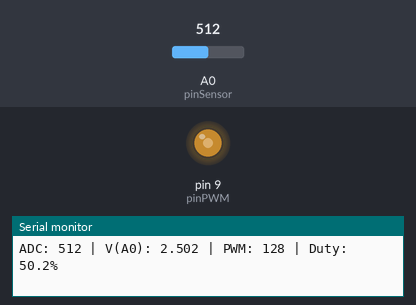
The sketch below on a simulated Arduino Uno, built with avr-gcc and run on an emulated ATmega328P. Shown: output pins drawn as LEDs (lit = HIGH), the last lines printed to the serial monitor. The inputs (shaded band) are chosen by the test bench; at power-on: A0 (pinSensor) = 512.

Above: at 1.3 s.
1.4 s: A0 (pinSensor) set to 306
At 2.7 s:
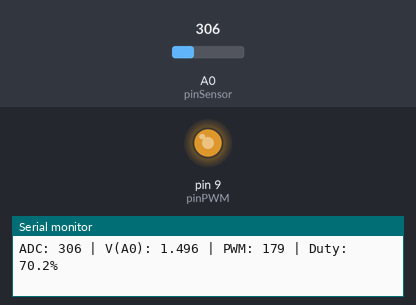
3.0 s: A0 (pinSensor) set to 122
At 4.0 s:
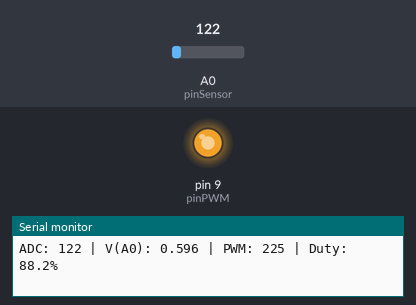
4.5 s: A0 (pinSensor) set to 900
At 5.4 s:
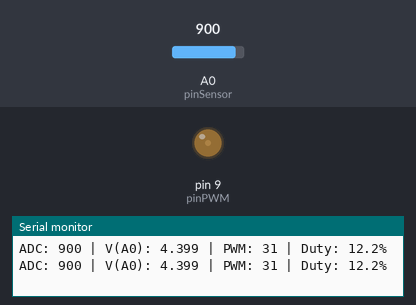
6.0 s: A0 (pinSensor) set to 1023
At 6.6 s:
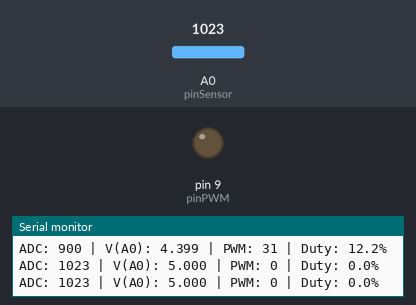
7.5 s: A0 (pinSensor) set to 511
At 8.0 s:
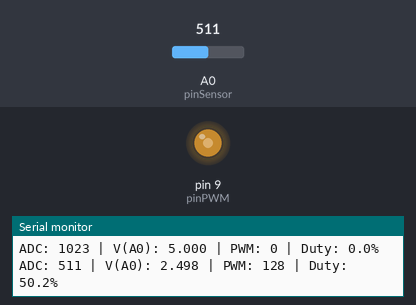
Timing chart, 0 to 10.5 s (numbered marks = the images above; inputs shaded):
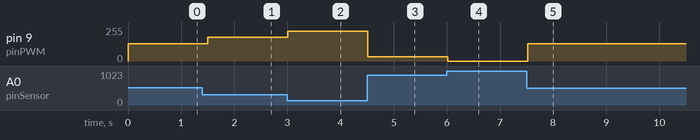

Measured:
- after the input at 1.4 s, pin 9 (pinPWM): 128/255 → 179/255 after 0.11 s
- after the input at 3.0 s, pin 9 (pinPWM): 179/255 → 225/255 at once
- after the input at 4.5 s, pin 9 (pinPWM): 225/255 → 31/255 at once
- after the input at 6.0 s, pin 9 (pinPWM): 31/255 → 0/255 at once
- after the input at 7.5 s, pin 9 (pinPWM): 0/255 → 128/255 at once

The sketch:

C.ino
```cpp
const int pinSensor = A0;
const int pinPWM = 9;   // pin PWM
const float Vcc = 5.0;

void setup() {
  pinMode(pinSensor, INPUT);
  pinMode(pinPWM, OUTPUT);
  Serial.begin(9600);
}

void loop() {
  int nivelLuz = analogRead(pinSensor);
  float voltaje = (nivelLuz / 1023.0) * Vcc;

  // Más luz -> menos brillo
  int pwm = map(nivelLuz, 0, 1023, 255, 0);

  // Limitar por seguridad
  pwm = constrain(pwm, 0, 255);

  analogWrite(pinPWM, pwm);

  Serial.print("ADC: ");
  Serial.print(nivelLuz);
  Serial.print(" | V(A0): ");
  Serial.print(voltaje, 3);
  Serial.print(" | PWM: ");
  Serial.print(pwm);
  Serial.print(" | Duty: ");
  Serial.print((pwm / 255.0) * 100.0, 1);
  Serial.println("%");

  delay(500);
}
```
